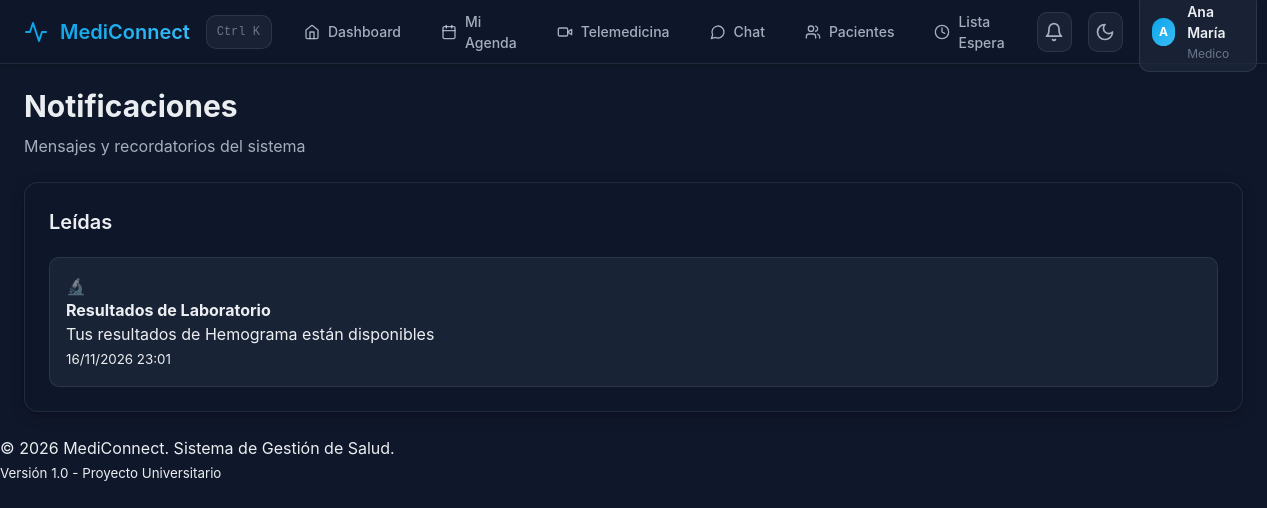
The app's page /index.php?page=notificaciones (signed in) with its own data.
### tables this page shows
CREATE TABLE notificaciones (
    id INT PRIMARY KEY AUTO_INCREMENT,
    usuario_id INT NOT NULL,
    tipo ENUM('cita', 'medicamento', 'resultado', 'general') DEFAULT 'general',
    titulo VARCHAR(255) NOT NULL,
    mensaje TEXT NOT NULL,
    leida BOOLEAN DEFAULT FALSE,
    fecha_evento DATETIME,
    created_at TIMESTAMP DEFAULT CURRENT_TIMESTAMP,
    FOREIGN KEY (usuario_id) REFERENCES usuarios(id) ON DELETE CASCADE,
    INDEX idx_usuario_leida (usuario_id, leida),
    INDEX idx_fecha_evento (fecha_evento)
);

### src/controllers/NotificacionController.php (called while the page is built, shortened)
<?php
require_once __DIR__ . '/../../config/config.php';
class NotificacionController {
    public function index() {
        $db = Database::getInstance()->getConnection();
        $sql = "SELECT * FROM notificaciones
                WHERE usuario_id = :usuario_id
                ORDER BY created_at DESC
                LIMIT 50";
        $stmt = $db->prepare($sql);
        $stmt->execute([':usuario_id' => $_SESSION['usuario_id']]);
        $notificaciones = $stmt->fetchAll();
        require_once __DIR__ . '/../views/notificaciones/index.php';
    }
}

### config/config.php (called while the page is built, shortened)
<?php
function e($string) {
    return htmlspecialchars($string, ENT_QUOTES, 'UTF-8');
}
function formatear_fecha($fecha, $incluir_hora = false) {
    $timestamp = strtotime($fecha);
    if ($incluir_hora) {
        return date('d/m/Y H:i', $timestamp);
    }
    return date('d/m/Y', $timestamp);
}

### src/views/notificaciones/index.php (the view, shortened to what this page needs)
<?php require_once __DIR__ . '/../layout/header.php'; ?>
<div class="dashboard-header">
    <h1>Notificaciones</h1>
    <p>Mensajes y recordatorios del sistema</p>
</div>
<?php
$leidas = array_filter($notificaciones, fn($n) => $n['leida']);
?>
<?php if (empty($notificaciones)): ?>
    <div class="dashboard-section">
        <div class="empty-state">
            <p>No tienes notificaciones</p>
        </div>
    </div>
<?php else: ?>
    <?php if (count($leidas) > 0): ?>
        <div class="dashboard-section">
            <h2>Leídas</h2>
            <div class="list-container">
                <?php foreach ($leidas as $notif): ?>
                    <div class="list-item">
                        <div class="list-item-icon" style="opacity: 0.5;">
                            <?php
                            $iconos = [
                                'cita' => '📅',
                                'medicamento' => '💊',
                                'resultado' => '🔬',
                                'general' => '📢'
                            ];
                            echo $iconos[$notif['tipo']] ?? '📢';
                            ?>
                        </div>
                        <div class="list-item-content">
                            <h4><?php echo e($notif['titulo']); ?></h4>
                            <p><?php echo e($notif['mensaje']); ?></p>
                            <p class="text-muted"><small><?php echo formatear_fecha($notif['created_at'], true); ?></small></p>
                        </div>
                    </div>
                <?php endforeach; ?>
            </div>
        </div>
    <?php endif; ?>
<?php endif; ?>
<?php require_once __DIR__ . '/../layout/footer.php'; ?>

### public/assets/css/style.css (style rules this page uses)
:root { --glass-bg-primary: rgba(15, 23, 42, 0.85); --glass-bg-secondary: rgba(30, 41, 59, 0.75); --glass-bg-tertiary: rgba(51, 65, 85, 0.65); --glass-border: rgba(148, 163, 184, 0.15); --glass-glow: rgba(56, 189, 248, 0.25); --text-primary: rgba(248, 250, 252, 0.95); --text-secondary: rgba(203, 213, 225, 0.80); --text-tertiary: rgba(148, 163, 184, 0.65); --accent-primary: #0ea5e9; --accent-hover: #38bdf8; --accent-active: #0284c7; --success: #10b981; --warning: #f59e0b; --error: #ef4444; --info: #06b6d4; --backdrop: #0f172a; --surface-base: #1e293b; --status-pending: #f59e0b; --status-confirmed: #0ea5e9; --status-completed: #10b981; --status-cancelled: #ef4444; --font-family: -apple-system, BlinkMacSystemFont, 'Segoe UI', system-ui, sans-serif; --font-mono: ui-monospace, 'SF Mono', 'Cascadia Code', 'Consolas', monospace; --text-xs: 0.75rem; --text-sm: 0.875rem; --text-base: 1rem; --text-lg: 1.125rem; --text-xl: 1.25rem; --text-2xl: 1.5rem; --text-3xl: 1.875rem; --text-4xl: 2.25rem; --weight-normal: 400; --weight-medium: 500; --weight-semibold: 600; --weight-bold: 700; --line-tight: 1.25; --line-normal: 1.5; --line-relaxed: 1.75; --space-1: 0.25rem; --space-2: 0.5rem; --space-3: 0.75rem; --space-4: 1rem; --space-5: 1.25rem; --space-6: 1.5rem; --space-8: 2rem; --space-10: 2.5rem; --space-12: 3rem; --space-16: 4rem; --space-20: 5rem; --blur-sm: blur(4px); --blur-md: blur(8px); --blur-lg: blur(16px); --blur-xl: blur(24px); --shadow-glass-sm: 0 2px 8px rgba(0, 0, 0, 0.08), 0 1px 2px rgba(0, 0, 0, 0.12); --shadow-glass-md: 0 4px 16px rgba(0, 0, 0, 0.12), 0 2px 4px rgba(0, 0, 0, 0.16); --shadow-glass-lg: 0 8px 32px rgba(0, 0, 0, 0.16), 0 4px 8px rgba(0, 0, 0, 0.20); --shadow-glow: 0 0 16px var(--glass-glow), 0 0 4px var(--glass-glow); --radius-sm: 6px; --radius-md: 10px; --radius-lg: 14px; --radius-xl: 20px; --radius-full: 9999px; --duration-instant: 100ms; --duration-fast: 150ms; --duration-normal: 200ms; --duration-slow: 300ms; --duration-enter: 250ms; --ease-smooth: cubic-bezier(0.4, 0.0, 0.2, 1); --ease-out: cubic-bezier(0.0, 0.0, 0.2, 1); }
*, *::before, *::after { margin: 0; padding: 0; box-sizing: border-box; }
html { font-size: 16px; -webkit-font-smoothing: antialiased; -moz-osx-font-smoothing: grayscale; }
body { font-family: var(--font-family); font-size: var(--text-base); line-height: var(--line-normal); color: var(--text-primary); background: var(--backdrop); min-height: 100vh; overflow-x: hidden; transition: background var(--duration-normal) var(--ease-smooth); }
.list-item { padding: var(--space-4); background: var(--glass-bg-secondary); border: 1px solid var(--glass-border); border-radius: var(--radius-md); margin-bottom: var(--space-3); transition: all var(--duration-fast) var(--ease-smooth); }
.list-item:last-child { margin-bottom: 0; }
.dashboard-header { margin-bottom: var(--space-6); }
.dashboard-header h1 { margin-bottom: var(--space-2); font-size: var(--text-3xl); line-height: var(--line-tight); color: var(--text-primary); }
.dashboard-header p { color: var(--text-secondary); }
.dashboard-section { min-width: 0; padding: var(--space-6); border: 1px solid var(--glass-border); border-radius: var(--radius-lg); background: var(--glass-bg-primary); box-shadow: var(--shadow-glass-md); }
.dashboard-section > h2, .dashboard-section .section-header h2 { color: var(--text-primary); font-size: var(--text-xl); font-weight: var(--weight-semibold); }
.dashboard-section > h2 { margin-bottom: var(--space-5); }

### records on screen
notificaciones: tipo "🔬", titulo "Resultados de Laboratorio", mensaje "Tus resultados de Hemograma están disponibles", created_at "16/11/2026 23:01"

### other values on screen
SITE_NAME "MediConnect"
substr($_SESSION['nombre'] ?? 'U', 0, 1) "A"
$_SESSION['nombre'] "Ana María"
$_SESSION['rol'] "Medico"
